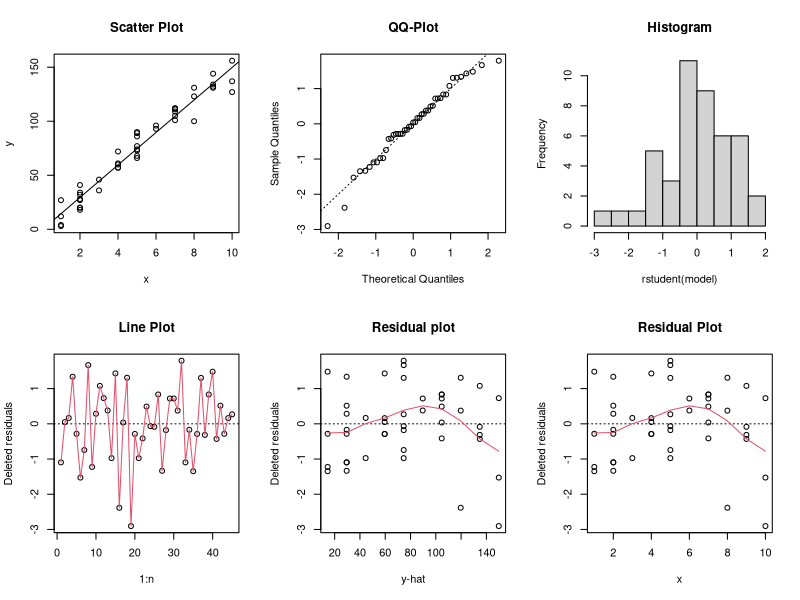
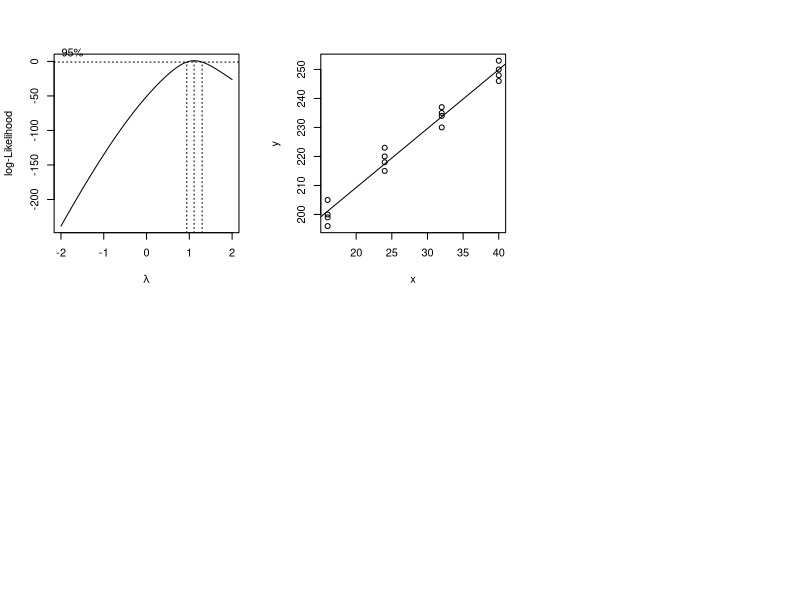

Here is the R script that generated these plots, in order:
## ---- chunk 1
knitr::opts_chunk$set(echo = TRUE)
## ---- chunk 2
d <- read.table("HW4Problem2.txt", header = TRUE)

model <- lm(RentalRates~Age+OperatingExpense+VacancyRates+SquareFootage, data = d)
summary(model)

## ---- chunk 3
r_model.1 <- lm(RentalRates~OperatingExpense+SquareFootage, data = d)
## ---- chunk 4
#Shortcut
anova(r_model.1, model)
## ---- chunk 5
r_model.2 <- lm(RentalRates~Age+OperatingExpense+SquareFootage, data = d)
## ---- chunk 6
#Shortcut
anova(r_model.2, model)
## ---- chunk 7
model_t1 <- lm(RentalRates~Age+OperatingExpense+SquareFootage+VacancyRates, data = d)

anova(model_t1)
## ---- chunk 8
x.h <- data.frame(Age = c(5,6,14,12), OperatingExpense = c(8.25, 8.5, 11.5, 10.25), VacancyRates = c(0, 0.23, 0.11, 0), SquareFootage = c(250000, 270000, 300000, 310000))

predict(model, x.h, interval = "confidence", level = 1 - 0.5/4)
## ---- chunk 9
d_2 <- read.table("HW4Problem3.txt", header = TRUE)

model <- lm(y~x, data = d_2)
summary(model)

## ---- chunk 10
n <- length(d_2[,1])

par(mfrow=c(2,3))

plot(d_2$x,d_2$y, main="Scatter Plot", xlab = "x", ylab = "y")
abline(a =  -0.5802, b = 15.0352)

qqnorm(rstudent(model), main = "QQ-Plot")
abline(a=0, b=1,lty=3)

hist(rstudent(model), main = "Histogram")

plot(1:n, rstudent(model), main = "Line Plot", ylab="Deleted residuals")
abline(h = 0, lty = 3)
lines(1:n,rstudent(model),col=2)

plot(predict(model), rstudent(model), main= "Residual plot", xlab = "y-hat", ylab = "Deleted residuals")
abline(h = 0, lty = 3)
lines(supsmu(predict(model), rstudent(model)), col=2)

plot(d_2$x, rstudent(model), main = "Residual Plot", xlab = "x", ylab = "Deleted residuals")
abline(h = 0, lty = 3)
lines(supsmu(d_2$x, rstudent(model)), col = 2)

## ---- chunk 11

library(MASS)
#bac.box <-  boxcox(y^3~x)
x <- d_2$x
y <- d_2$y
bac.box <-  boxcox(y~x)
bac.lambda <-  bac.box$x[which(bac.box$y==max(bac.box$y))]
bac.lambda

## ---- chunk 12
d_3 <- read.table("1_22.txt")

x <- d_3$V2
y <- d_3$V1
n <- length(y)
c <- 4

sse.R <- anova(lm(y~x))[[2]][2]
fac.x <- factor(x)
sse.F <- anova(lm(y~fac.x))[[2]][2]
f.calc <- ((sse.R - sse.F)/(c-2))/(sse.F/(n-c))
f.calc
1-pf(f.calc, c-2, n-c)


## ---- chunk 13
plot(x, y)
abline(lm(y~x))
